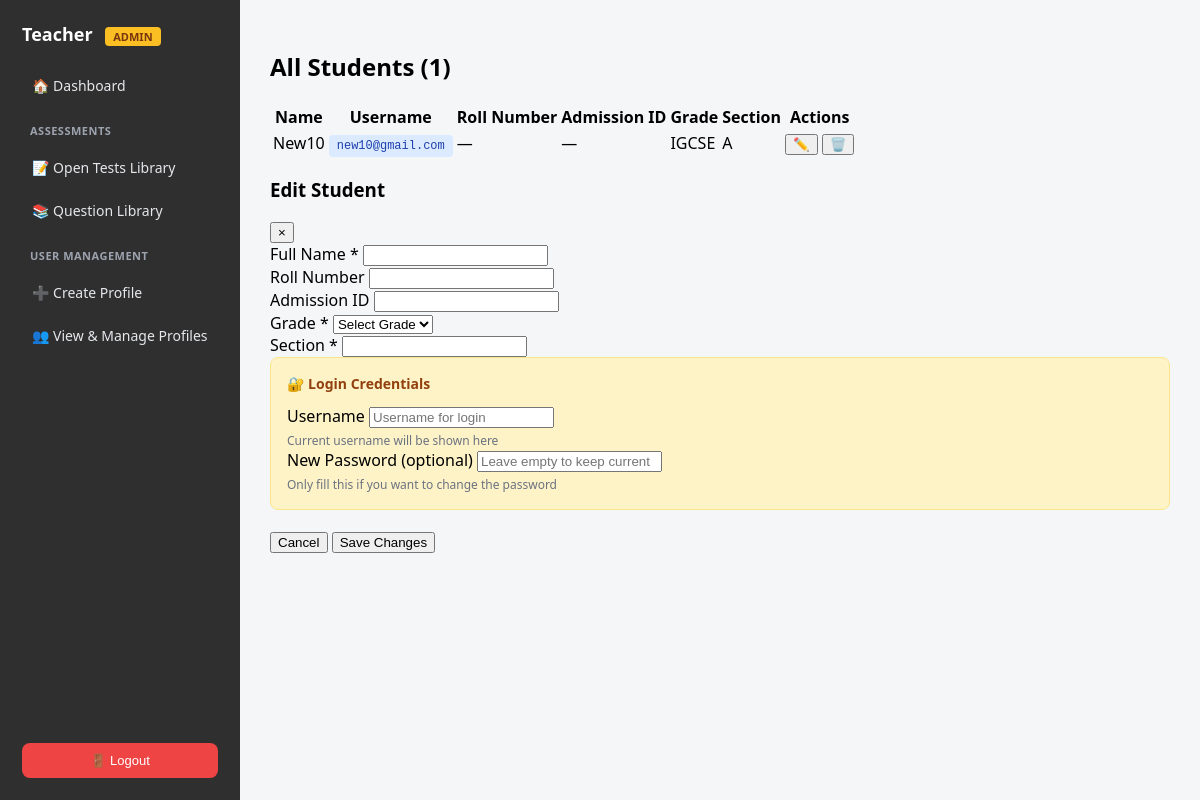
Before: /teacher/students/ (signed in) with the older database file.
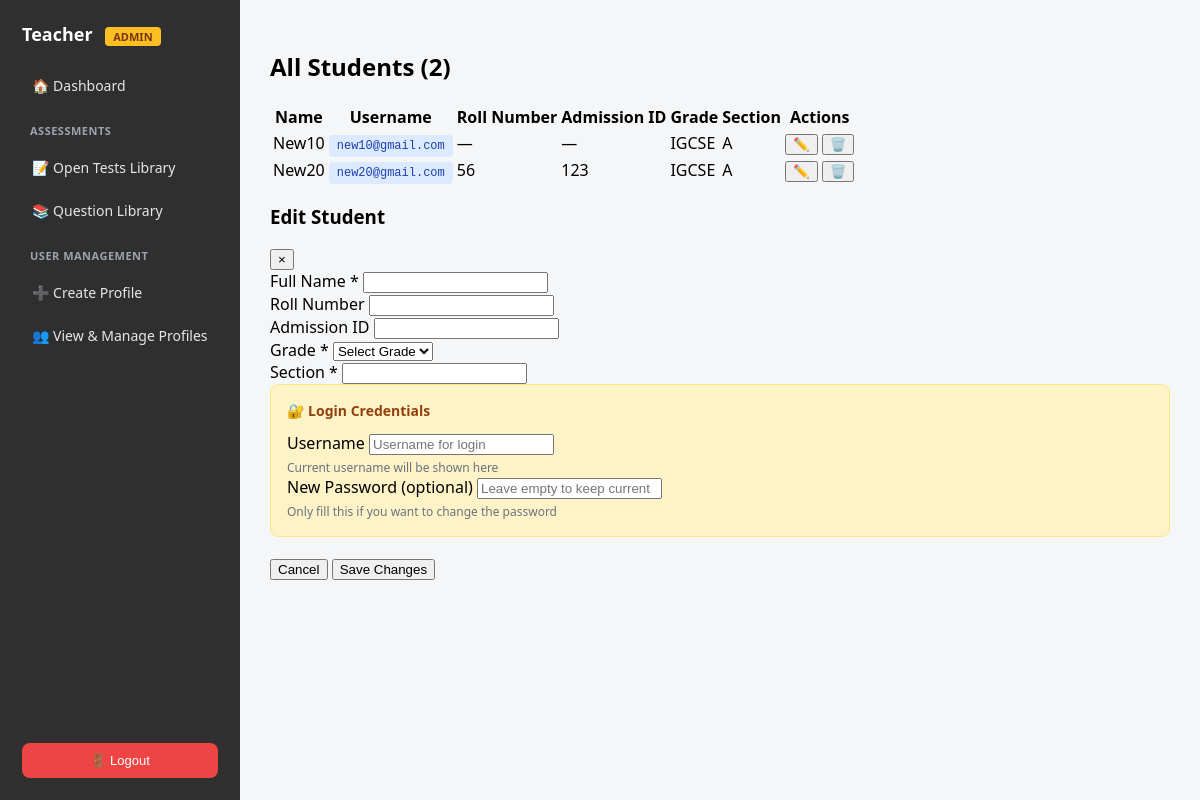
After: the same page with the newer database file.
### core/models.py (models this page shows, shortened)
class Student(models.Model):
    full_name = models.CharField(max_length=200)
    roll_number = models.CharField(max_length=50, blank=True)
    admission_id = models.CharField(max_length=50, blank=True)
    grade = models.ForeignKey(Grade, on_delete=models.CASCADE)
    section = models.CharField(max_length=10)  # A, B, C
    school = models.ForeignKey(School, on_delete=models.CASCADE, null=True, blank=True)
    user = models.OneToOneField(
        User,
        on_delete=models.SET_NULL,
        null=True,
        blank=True,
        related_name='student_profile'
    )
    created_by = models.ForeignKey(User, on_delete=models.CASCADE, related_name='students_created')
    created_at = models.DateTimeField(auto_now_add=True)
    class Meta:
        unique_together = ("grade", "section", "roll_number", "school")
        ordering = ["school", "grade", "section", "roll_number"]

class Grade(models.Model):
    name = models.CharField(max_length=50)
    class Meta:
        ordering = ["name"]
        verbose_name = "Grade"
        verbose_name_plural = "Grades"

### core/views.py (the view)
# urls.py: path("teacher/students/", views.students_list, name="students_list"),
@login_required
def students_list(request):
    school = get_user_school(request.user)
    students = Student.objects.filter(school=school)
    return render(request, "teacher/students/students_list.html", {
        "students": students,
        "school": school
    })

### core/views.py (called while the page is built)
def get_user_school(user):
    try:
        return user.profile.school
    except:
        return None

### core/templates/teacher/students/students_list.html (shortened to what this page needs)
{% extends "teacher/teacher_base.html" %}
{% block content %}
<div class="students-container">
  <div class="students-table-container">
    <div class="table-header">
      <h2>All Students ({{ students|length }})</h2>
    </div>
    {% if students %}
      <table class="students-table">
        <thead>
          <tr>
            <th>Name</th>
            <th>Username</th>
            <th>Roll Number</th>
            <th>Admission ID</th>
            <th>Grade</th>
            <th>Section</th>
            <th>Actions</th>
          </tr>
        </thead>
        <tbody id="studentsTableBody">
          {% for student in students %}
            <tr data-student-id="{{ student.id }}">
              <td>
                <span class="student-name">{{ student.full_name }}</span>
              </td>
              <td>
                {% if student.user %}
                  <span class="username-badge">{{ student.user.username }}</span>
                {% else %}
                  <span style="color: #9ca3af;">No account</span>
                {% endif %}
              </td>
              <td>{{ student.roll_number|default:"—" }}</td>
              <td>{{ student.admission_id|default:"—" }}</td>
              <td>
                <span class="badge badge-grade">{{ student.grade.name }}</span>
              </td>
              <td>
                <span class="badge badge-section">{{ student.section }}</span>
              </td>
              <td>
                <div class="action-buttons">
                  <button class="icon-btn" onclick="editStudent({{ student.id }})" title="Edit">
                    ✏️
                  </button>
                  <button class="icon-btn delete" onclick="deleteStudent({{ student.id }})" title="Delete">
                    🗑️
                  </button>
                </div>
              </td>
            </tr>
          {% endfor %}
        </tbody>
      </table>
    {% endif %}
  </div>
</div>
<div class="modal" id="editModal">
  <div class="modal-content">
    <div class="modal-header">
      <h3>Edit Student</h3>
      <button type="button" class="close-btn" onclick="closeEditModal()">×</button>
    </div>
    <form id="editStudentForm">
      <div class="form-group">
        <label>Full Name *</label>
        <input type="text" id="editFullName" required>
      </div>
      <div class="form-group">
        <label>Roll Number</label>
        <input type="text" id="editRollNumber">
      </div>
      <div class="form-group">
        <label>Admission ID</label>
        <input type="text" id="editAdmissionId">
      </div>
      <div class="form-group">
        <label>Grade *</label>
        <select id="editGrade" required>
          <option value="">Select Grade</option>
        </select>
      </div>
      <div class="form-group">
        <label>Section *</label>
        <input type="text" id="editSection" required>
      </div>
      <div class="credentials-section">
        <h4>🔐 Login Credentials</h4>
        <div class="form-group">
          <label>Username</label>
          <input type="text" id="editUsername" placeholder="Username for login">
          <small style="color: #6b7280; font-size: 12px; display: block; margin-top: 4px;">
            Current username will be shown here
          </small>
        </div>
        <div class="form-group">
          <label>New Password (optional)</label>
          <input type="password" id="editPassword" placeholder="Leave empty to keep current">
          <small style="color: #6b7280; font-size: 12px; display: block; margin-top: 4px;">
            Only fill this if you want to change the password
          </small>
        </div>
      </div>
      <div class="modal-actions">
        <button type="button" class="btn secondary" onclick="closeEditModal()">
          Cancel
        </button>
        <button type="submit" class="btn primary">
          Save Changes
        </button>
      </div>
    </form>
  </div>
</div>
{% endblock %}

Changed rows visible on the page:
added Student: full_name "New20", user.username "new20@gmail.com", roll_number "56", admission_id "123", grade.name "IGCSE", section "A"
Other visible differences:
{{ students|length }}: "1" → "2"
